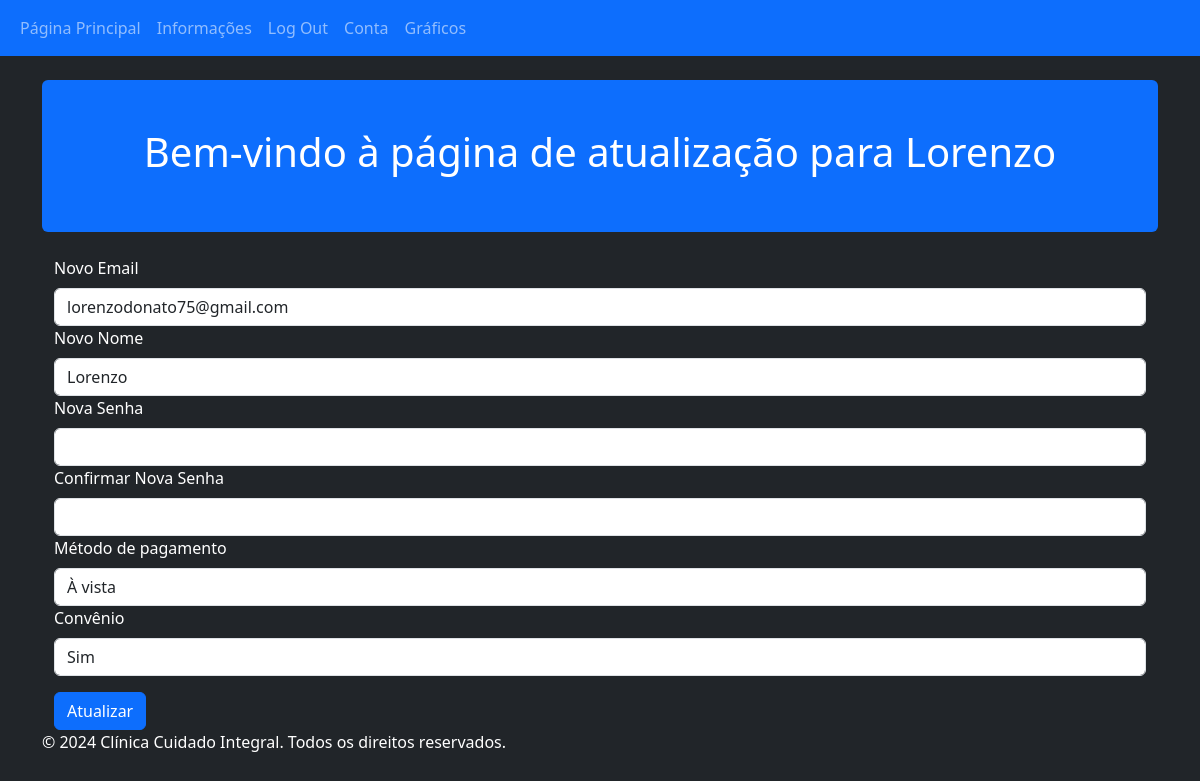
The app's page /conta (signed in) with its own data.
### projeto_clinica/models.py (models this page shows, shortened)
class Paciente(db.Model, UserMixin):
    __tablename__ = 'pacientes'
    id = db.Column(db.Integer, primary_key=True)
    nome = db.Column(db.String(64), index=True)
    idade = db.Column(db.String(3))
    cpf = db.Column(db.String(11), unique=True, index=True)
    email = db.Column(db.String(64), unique=True, index=True)
    pagamento = db.Column(db.String(64))
    password_hash = db.Column(db.String(128))
    convenio = db.Column(db.String(64))
    medico = db.relationship("Medico", back_populates="paciente", uselist=False)
    consultas = db.relationship("Consulta", back_populates="paciente")

### projeto_clinica/usuarios/views.py (the view, shortened to what this page needs)
@usuarios.route('/conta', methods=['GET', 'POST'])
@login_required
def conta():
    form = UpdateUserForm()
    if request.method == 'GET':
        form.email.data = current_user.email
        form.nome.data = current_user.nome
        form.pagamento.data = current_user.pagamento  # Definir o valor atual do método de pagamento
        form.convenio.data = current_user.convenio  # Definir o valor atual do convênio
    return render_template('conta.html', form=form)

### projeto_clinica/usuarios/forms.py (shortened to what this page needs)
class UpdateUserForm(FlaskForm):
    email = StringField('Email', validators=[DataRequired(), Email(message="E-mail inválido")])
    nome = StringField('Nome', validators=[DataRequired()])
    nova_senha = PasswordField('Nova Senha', validators=[
        Length(min=6, message="A senha deve ter pelo menos 6 caracteres"),
        DataRequired()
    ])
    confirmar_senha = PasswordField('Confirmar Nova Senha', validators=[
        DataRequired(),
        EqualTo('nova_senha', message="As senhas devem coincidir")
    ])
    pagamento = SelectField('Método de pagamento', choices=[('crt', 'Cartão'), ('avst', 'À vista')])
    convenio = SelectField('Convênio', choices=[('y', 'Sim'), ('n', 'Não')])
    submit = SubmitField('Atualizar')

### projeto_clinica/models.py (called while the page is built)
@login_manager.user_loader
def load_user(user_id):
    return Paciente.query.get(user_id)

### projeto_clinica/templates/conta.html (shortened to what this page needs)
{% extends 'base.html' %}
{% block content %}
<div class="mt-4 p-5 bg-primary text-white rounded">
    <div align="center">
        <h1>Bem-vindo à página de atualização para {{ current_user.nome }}</h1>
    </div>
</div>
<div class="container mt-4">
    <form method="POST">
        <div class="form-group">
            Novo {{ form.email.label(class="form-label") }}
            {{ form.email(class="form-control") }}
        </div>
        <div class="form-group">
            Novo {{ form.nome.label(class="form-label") }}
            {{ form.nome(class="form-control") }}
        </div>
        <div class="form-group">
            {{ form.nova_senha.label(class="form-label") }}
            {{ form.nova_senha(class="form-control") }}
        </div>
        <div class="form-group">
            {{ form.confirmar_senha.label(class="form-label") }}
            {{ form.confirmar_senha(class="form-control") }}
        </div>
        <div class="form-group">
            {{ form.pagamento.label(class="form-label") }}
            {{ form.pagamento(class="form-control") }}
        </div>
        <div class="form-group">
            {{ form.convenio.label(class="form-label") }}
            {{ form.convenio(class="form-control") }}
        </div>
        <div class="form-group mt-3">
            {{ form.submit(class="btn btn-primary") }}
        </div>
    </form>
</div>
{% endblock %}

### records on screen
Paciente: nome "Lorenzo", email "lorenzodonato75@gmail.com", pagamento "À vista", convenio "Sim"
